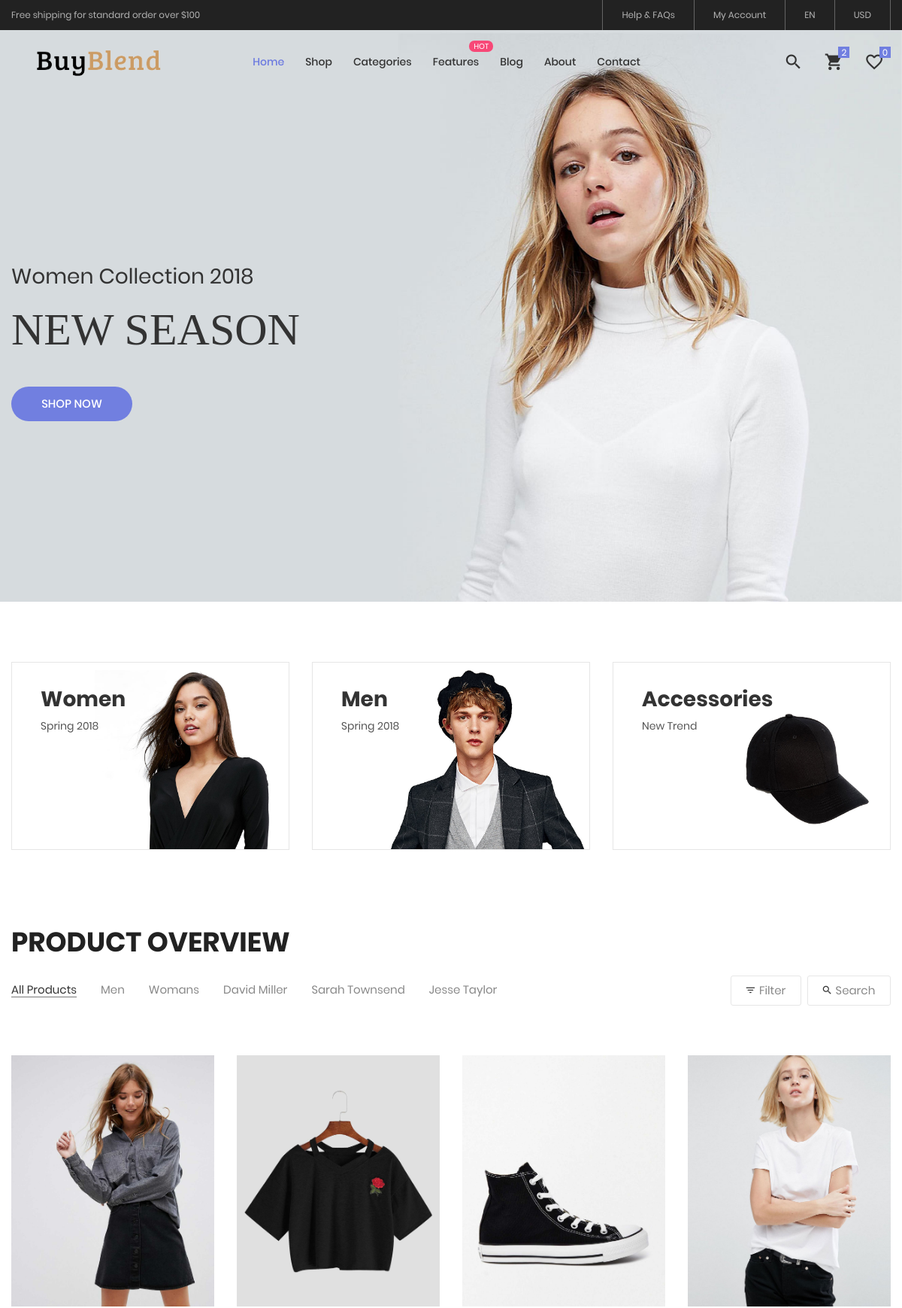
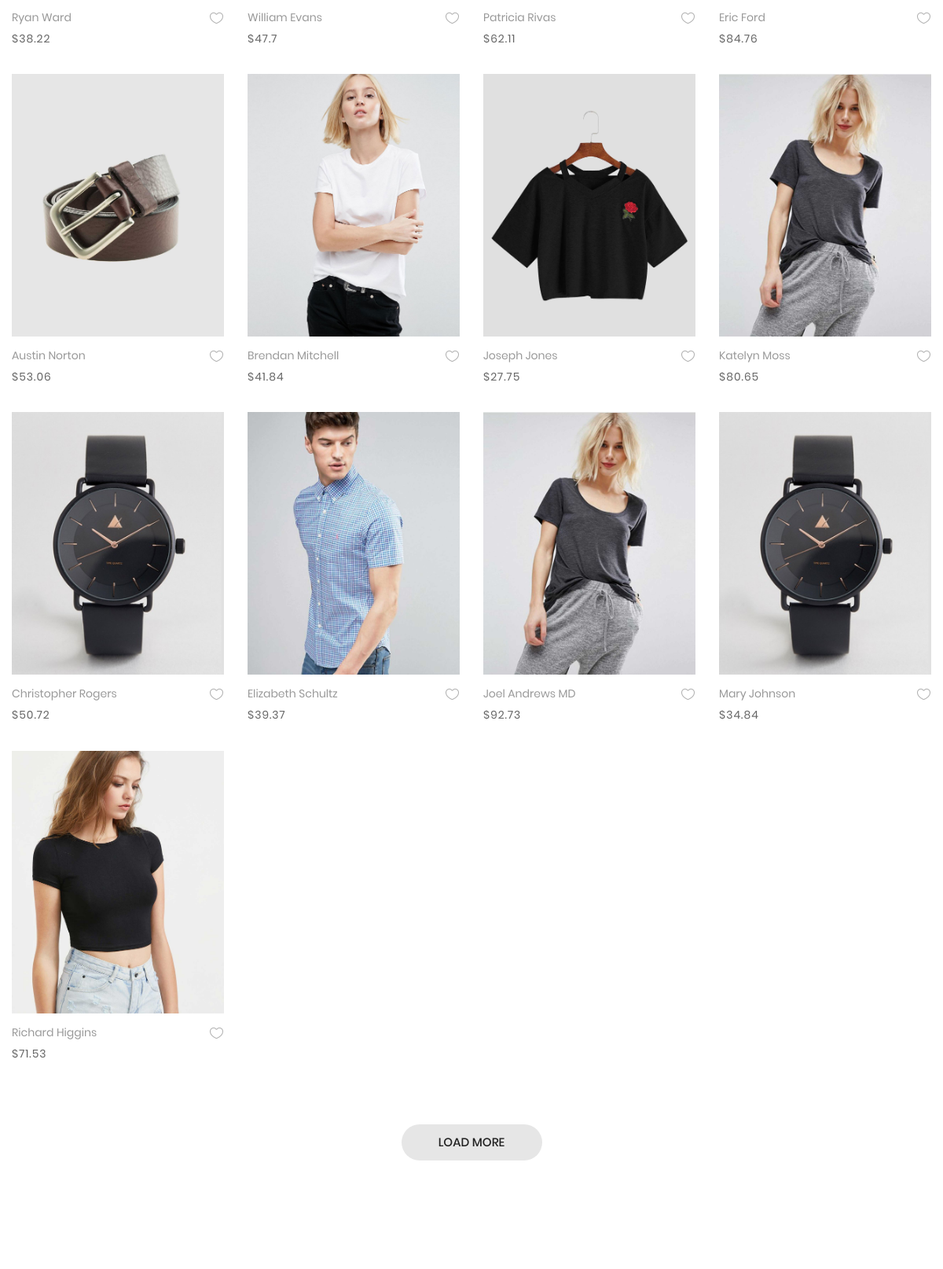
The page / (upper part) on the database its author committed (2 pictures, top to bottom).
### setting/models.py (models this page shows, shortened)
class Company(models.Model):
    name = models.CharField(max_length=100)
    logo = models.ImageField(upload_to='company')
    subtitle = models.TextField(max_length=500)
    facbook_link = models.URLField(max_length=200 , null=True , blank=True)
    twitter_link = models.URLField(max_length=200 , null=True , blank=True)
    instgram_link = models.URLField(max_length=200 , null=True , blank=True)
    linkedin_link = models.URLField(max_length=200 , null=True , blank=True)
    phones = models.TextField(max_length=500, null=True , blank=True)
    email = models.TextField(max_length=500, null=True , blank=True)
    address = models.TextField(max_length=500, null=True , blank=True)
    android_app = models.URLField(max_length=200 , null=True , blank=True)
    ios_app = models.URLField(max_length=200 , null=True , blank=True)
    call_us = models.CharField(max_length=100 , null=True , blank=True)
    email_us = models.CharField(max_length=100 , null=True , blank=True)

### products/models.py (models this page shows, shortened)
class Categories(models.Model):
    user = models.ForeignKey(User, related_name='categorie_user',on_delete=models.SET_NULL, null=True, blank=True)
    title = models.CharField(max_length=50)
    created_at = models.DateTimeField(default=timezone.now)
    slug = models.SlugField(null=True, blank=True)
    def __str__(self):
        return self.title

class Product(models.Model):
    user = models.ForeignKey(User, related_name='product_user',on_delete=models.SET_NULL, null=True, blank=True)
    categore = models.ForeignKey(Categories, on_delete=models.CASCADE, related_name='categore_product')
    name = models.CharField(max_length=100)
    price = models.FloatField(max_length=7)
    subtile = models.TextField(max_length=500)
    size = models.CharField(max_length=100)
    color = models.CharField(max_length=100)
    quantity = models.IntegerField()
    image = models.ImageField(upload_to='img_main_proudct')
    additional_information = models.TextField(max_length=2000)
    sku = models.CharField(max_length=20)
    description = models.TextField(max_length=1000)
    created_at = models.DateTimeField(default=timezone.now)
    slug = models.SlugField(null=True, blank=True)
    def __str__(self):
        return self.name

### setting/views.py (the view)
# urls.py: path('', index),
def index(request):
    all_product = Product.objects.all()
    categories = Categories.objects.all()[:5]
    return render(request, 'setting/index.html', {'all_product':all_product, 'categories':categories})

### setting/company_context_processor.py (called while the page is built)
def get_company_data(request):
    data = Company.objects.last()
    return { 'company_data':data}

### setting/templates/setting/index.html (shortened to what this page needs)
{% extends 'base.html' %}
{% load static %}
{% block body %}
	<section class="section-slide">
		<div class="wrap-slick1">
			<div class="slick1">
				<div class="item-slick1" style="background-image: url('{% static 'images/slide-01.jpg' %}')">
					<div class="container h-full">
						<div class="flex-col-l-m h-full p-t-100 p-b-30 respon5">
							<div class="layer-slick1 animated visible-false" data-appear="fadeInDown" data-delay="0">
								<span class="ltext-101 cl2 respon2">
									Women Collection 2018
								</span>
							</div>
							<div class="layer-slick1 animated visible-false" data-appear="fadeInUp" data-delay="800">
								<h2 class="ltext-201 cl2 p-t-19 p-b-43 respon1">
									NEW SEASON
								</h2>
							</div>
							<div class="layer-slick1 animated visible-false" data-appear="zoomIn" data-delay="1600">
								<a href="product.html" class="flex-c-m stext-101 cl0 size-101 bg1 bor1 hov-btn1 p-lr-15 trans-04">
									Shop Now
								</a>
							</div>
						</div>
					</div>
				</div>
			</div>
		</div>
	</section>
	<div class="sec-banner bg0 p-t-80 p-b-50">
		<div class="container">
			<div class="row">
				<div class="col-md-6 col-xl-4 p-b-30 m-lr-auto">
					<div class="block1 wrap-pic-w">
						<img src="{% static 'images/banner-01.jpg' %}" alt="IMG-BANNER">
						<a href="product.html" class="block1-txt ab-t-l s-full flex-col-l-sb p-lr-38 p-tb-34 trans-03 respon3">
							<div class="block1-txt-child1 flex-col-l">
								<span class="block1-name ltext-102 trans-04 p-b-8">
									Women
								</span>
								<span class="block1-info stext-102 trans-04">
									Spring 2018
								</span>
							</div>
						</a>
					</div>
				</div>
				<div class="col-md-6 col-xl-4 p-b-30 m-lr-auto">
					<div class="block1 wrap-pic-w">
						<img src="{% static 'images/banner-02.jpg' %}" alt="IMG-BANNER">
						<a href="product.html" class="block1-txt ab-t-l s-full flex-col-l-sb p-lr-38 p-tb-34 trans-03 respon3">
							<div class="block1-txt-child1 flex-col-l">
								<span class="block1-name ltext-102 trans-04 p-b-8">
									Men
								</span>
								<span class="block1-info stext-102 trans-04">
									Spring 2018
								</span>
							</div>
						</a>
					</div>
				</div>
				<div class="col-md-6 col-xl-4 p-b-30 m-lr-auto">
					<div class="block1 wrap-pic-w">
						<img src="{% static 'images/banner-03.jpg' %}" alt="IMG-BANNER">
						<a href="product.html" class="block1-txt ab-t-l s-full flex-col-l-sb p-lr-38 p-tb-34 trans-03 respon3">
							<div class="block1-txt-child1 flex-col-l">
								<span class="block1-name ltext-102 trans-04 p-b-8">
									Accessories
								</span>
								<span class="block1-info stext-102 trans-04">
									New Trend
								</span>
							</div>
						</a>
					</div>
				</div>
			</div>
		</div>
	</div>
	<section class="bg0 p-t-23 p-b-140">
		<div class="container">
			<div class="p-b-10">
				<h3 class="ltext-103 cl5">
					Product Overview
				</h3>
			</div>
			<div class="flex-w flex-sb-m p-b-52">
				<div class="flex-w flex-l-m filter-tope-group m-tb-10">
				<button class="stext-106 cl6 hov1 bor3 trans-04 m-r-32 m-tb-5 how-active1" data-filter="*">
						All Products
					</button>
				{% for section in categories|slice:5%}
					<button class="stext-106 cl6 hov1 bor3 trans-04 m-r-32 m-tb-5 how"
					data-filter="{{section}}">
						{{section}}
					</button>
				{% endfor %}
				</div>
				<div class="flex-w flex-c-m m-tb-10">
					<div class="flex-c-m stext-106 cl6 size-104 bor4 pointer hov-btn3 trans-04 m-r-8 m-tb-4 js-show-filter">
						<i class="icon-filter cl2 m-r-6 fs-15 trans-04 zmdi zmdi-filter-list"></i>
						 Filter
					</div>
					<div class="flex-c-m stext-106 cl6 size-105 bor4 pointer hov-btn3 trans-04 m-tb-4 js-show-search">
						<i class="icon-search cl2 m-r-6 fs-15 trans-04 zmdi zmdi-search"></i>
						Search
					</div>
				</div>
			</div>
			<div class="row isotope-grid">
            {% for product in all_product|slice:"3:16" %}
				<div class="col-sm-6 col-md-4 col-lg-3 p-b-35 isotope-item women">
					<div class="block2">
						<div class="block2-pic hov-img0">
							<img src="{{product.image.url}}" alt="IMG-PRODUCT">
						</div>
						<div class="block2-txt flex-w flex-t p-t-14">
							<div class="block2-txt-child1 flex-col-l ">
								<a href="/products/product/{{product.slug}}" class="stext-104 cl4 hov-cl1 trans-04 js-name-b2 p-b-6">
									{{product}}
								</a>
								<span class="stext-105 cl3">
									${{product.price}}
								</span>
							</div>
							<div class="block2-txt-child2 flex-r p-t-3">
								<a href="#" class="btn-addwish-b2 dis-block pos-relative js-addwish-b2">
									<img class="icon-heart1 dis-block trans-04" src="{% static 'images/icons/icon-heart-01.png' %}" alt="ICON">
								</a>
							</div>
						</div>
					</div>
				</div>
	        {% endfor %}
			</div>
			<div class="flex-c-m flex-w w-full p-t-45">
				<a href="/products" class="flex-c-m stext-101 cl5 size-103 bg2 bor1 hov-btn1 p-lr-15 trans-04">
					Load More
				</a>
			</div>
		</div>
	</section>
{% endblock body %}

### templates/base.html (shortened to what this page needs)
{% load static %}
<!DOCTYPE html>
<html lang="en">
<head>
	<link rel="stylesheet" type="text/css" href="{% static 'vendor/bootstrap/css/bootstrap.min.css'%}">
	<link rel="stylesheet" type="text/css" href="{% static 'fonts/font-awesome-4.7.0/css/font-awesome.min.css'%}">
	<link rel="stylesheet" type="text/css" href="{% static 'fonts/iconic/css/material-design-iconic-font.min.css'%}">
	<link rel="stylesheet" type="text/css" href="{% static 'fonts/linearicons-v1.0.0/icon-font.min.css'%}">
	<link rel="stylesheet" type="text/css" href="{% static 'vendor/animate/animate.css'%}">
	<link rel="stylesheet" type="text/css" href="{% static 'vendor/css-hamburgers/hamburgers.min.css'%}">
	<link rel="stylesheet" type="text/css" href="{% static 'vendor/animsition/css/animsition.min.css'%}">
	<link rel="stylesheet" type="text/css" href="{% static 'vendor/select2/select2.min.css'%}">
	<link rel="stylesheet" type="text/css" href="{% static 'vendor/daterangepicker/daterangepicker.css'%}">
	<link rel="stylesheet" type="text/css" href="{% static 'vendor/slick/slick.css'%}">
	<link rel="stylesheet" type="text/css" href="{% static 'vendor/MagnificPopup/magnific-popup.css'%}">
	<link rel="stylesheet" type="text/css" href="{% static 'vendor/perfect-scrollbar/perfect-scrollbar.css'%}">
	<link rel="stylesheet" type="text/css" href="{% static 'css/util.css'%}">
	<link rel="stylesheet" type="text/css" href="{% static 'css/main.css'%}">
	<link rel="stylesheet" type="text/css" href="{% static 'css/pagination.css'%}">
</head>
<body class="animsition">
	<header>
		<div class="container-menu-desktop">
			<div class="top-bar">
				<div class="content-topbar flex-sb-m h-full container">
					<div class="left-top-bar">
						Free shipping for standard order over $100
					</div>
					<div class="right-top-bar flex-w h-full">
						<a href="#" class="flex-c-m trans-04 p-lr-25">
							Help & FAQs
						</a>
						<a href="#" class="flex-c-m trans-04 p-lr-25">
							My Account
						</a>
						<a href="#" class="flex-c-m trans-04 p-lr-25">
							EN
						</a>
						<a href="#" class="flex-c-m trans-04 p-lr-25">
							USD
						</a>
					</div>
				</div>
			</div>
			<div class="wrap-menu-desktop">
				<nav class="limiter-menu-desktop container">
					<a href="/" class="logo">
						<img src="{{company_data.logo.url}}" alt="IMG-LOGO">
					</a>
					<div class="menu-desktop">
						<ul class="main-menu">
							<li class="active-menu">
								<a href="/">Home</a>
							</li>
							<li>
								<a href="/products">Shop</a>
							</li>
							<li>
								<a href="/products/categore">Categories</a>
							</li>
							<li class="label1" data-label1="hot">
								<a href="shoping-cart.html">Features</a>
							</li>
							<li>
								<a href="blog.html">Blog</a>
							</li>
							<li>
								<a href="about.html">About</a>
							</li>
							<li>
								<a href="contact.html">Contact</a>
							</li>
						</ul>
					</div>
					<div class="wrap-icon-header flex-w flex-r-m">
						<div class="icon-header-item cl2 hov-cl1 trans-04 p-l-22 p-r-11 js-show-modal-search">
							<i class="zmdi zmdi-search"></i>
						</div>
						<div class="icon-header-item cl2 hov-cl1 trans-04 p-l-22 p-r-11 icon-header-noti js-show-cart" data-notify="2">
							<i class="zmdi zmdi-shopping-cart"></i>
						</div>
						<a href="#" class="dis-block icon-header-item cl2 hov-cl1 trans-04 p-l-22 p-r-11 icon-header-noti" data-notify="0">
							<i class="zmdi zmdi-favorite-outline"></i>
						</a>
					</div>
				</nav>
			</div>
		</div>
	</header>
{% block body %}
{% endblock body %}
</body>
</html>

### rows shown on the page
Company: logo (picture)
Categories: title "Men"
Categories: title "Womans"
Categories: title "David Miller"
Categories: title "Sarah Townsend"
Categories: title "Jesse Taylor"
Product: image (picture), name "Ryan Ward", price "38.22"
Product: image (picture), name "William Evans", price "47.7"
Product: image (picture), name "Patricia Rivas", price "62.11"
Product: image (picture), name "Eric Ford", price "84.76"
Product: image (picture), name "Austin Norton", price "53.06"
Product: image (picture), name "Brendan Mitchell", price "41.84"
Product: image (picture), name "Joseph Jones", price "27.75"
Product: image (picture), name "Katelyn Moss", price "80.65"
Product: image (picture), name "Christopher Rogers", price "50.72"
Product: image (picture), name "Elizabeth Schultz", price "39.37"
Product: image (picture), name "Joel Andrews MD", price "92.73"
Product: image (picture), name "Mary Johnson", price "34.84"
Product: image (picture), name "Richard Higgins", price "71.53"
